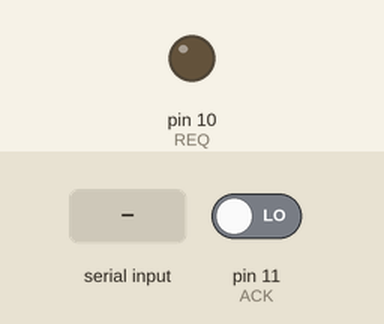
The sketch below on a simulated Arduino Uno, built with avr-gcc and run on an emulated ATmega328P. On the bench: output pins drawn as LEDs (lit = HIGH). The test bench sets the inputs (shaded band); at power-on: pin 11 (ACK) LOW. What the sketch prints to the serial monitor is not drawn.

Above: at 1.2 s.
1.3 s: byte 30 received over Serial
At 2.2 s:
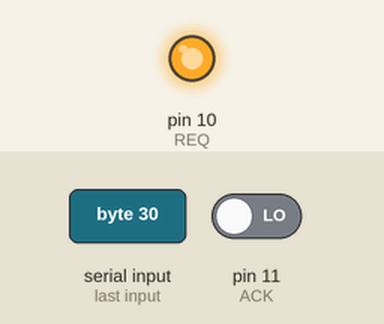
2.8 s: pin 11 (ACK) driven HIGH
At 4.0 s:
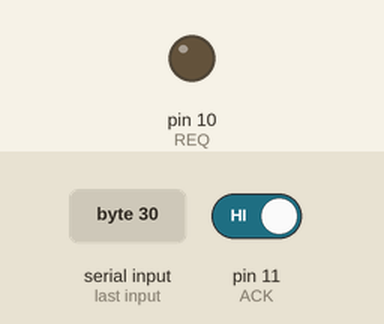
4.3 s: byte 90 received over Serial
5.8 s: byte 120 received over Serial
Timing chart, 0 to 8.3 s (numbered marks = the images above; inputs shaded):
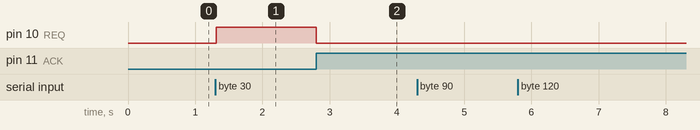

The sketch:

transmitter.ino
```cpp
#include <stdlib.h>
#define REQ 10
#define ACK 11
int b0, b1, b2, b3, b4, b5, b6, b7;
char incomingByte = 0;

void setup() {
  Serial.begin(9600); // open the serial port at 9600 bits per second
  pinMode(REQ,OUTPUT);
  pinMode(ACK,INPUT);
}

void clear_bits() {
  //optional function
  digitalWrite(2,LOW);
  digitalWrite(3,LOW);
  digitalWrite(4,LOW);
  digitalWrite(5,LOW);
  digitalWrite(6,LOW);
  digitalWrite(7,LOW);
  digitalWrite(8,LOW);
  digitalWrite(9,LOW);
}


void print_bit() {
  incomingByte = Serial.read();
  if (incomingByte) {

    Serial.print((char)incomingByte);

    // MSB: B7, LSB: B0
    b0 = incomingByte & 0b1;
    b1 = (incomingByte & 0b10) >> 1;
    b2 = (incomingByte & 0b100) >> 2;
    b3 = (incomingByte & 0b1000) >> 3;
    b4 = (incomingByte & 0b10000) >> 4;
    b5 = (incomingByte & 0b100000) >> 5;
    b6 = (incomingByte & 0b1000000) >> 6;
    b7 = (incomingByte & 0b10000000) >> 7;

   if (b0 == 1) {
    digitalWrite(2,HIGH);
   } else {
    digitalWrite(2,LOW);
   }
   if (b1 == 1) {
    digitalWrite(3,HIGH);
   } else {
    digitalWrite(3,LOW);
   }
   if (b2 == 1) {
    digitalWrite(4,HIGH);
   } else {
   digitalWrite(4,LOW);
   }
   if (b3 == 1) {
    digitalWrite(5,HIGH);
   } else {
    digitalWrite(5,LOW);
   }
   if (b4 == 1) {
    digitalWrite(6,HIGH);
   } else {
    digitalWrite(6,LOW);
   }
   if (b5 == 1) {
    digitalWrite(7,HIGH);
   } else {
    digitalWrite(7,LOW);
   }
   if (b6 == 1) {
    digitalWrite(8,HIGH);
   } else {
    digitalWrite(8,LOW);
   }
   if (b7 == 1) {
    digitalWrite(9,HIGH);
   } else {
    digitalWrite(9,LOW);
   }

  digitalWrite(REQ, HIGH);
  while(digitalRead(ACK) == LOW) {;} // spinlock (waiting to write)
  digitalWrite(REQ, LOW);

  }
}

void print_each() {
  incomingByte = Serial.read();
}

void loop() {
  if (Serial.available() > 0) {
    delay(10);
    print_bit();
  }
}
```

Measured:
- after the input at 1.3 s, pin 10 (REQ): LOW → HIGH at once
- after the input at 2.8 s, pin 10 (REQ): HIGH → LOW at once
